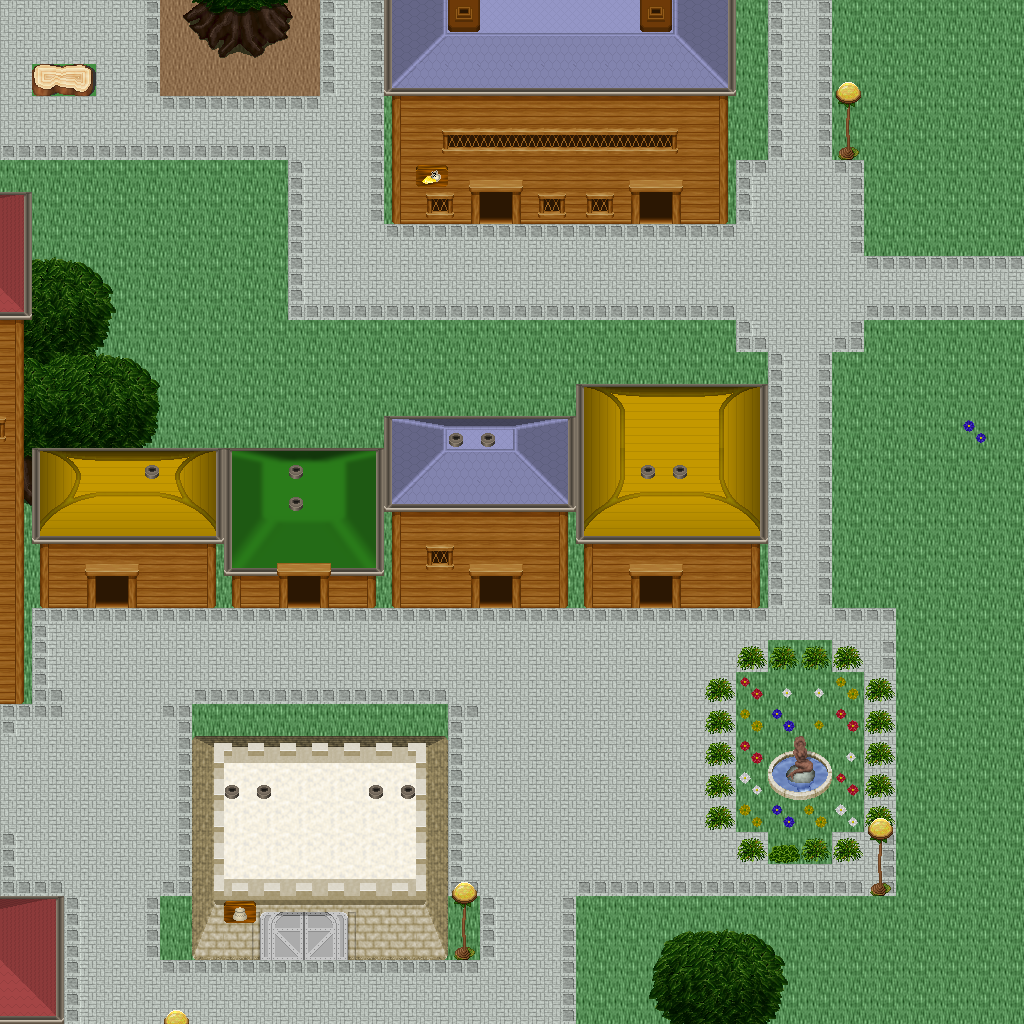

This game map was drawn from its Tiled (.tmx) file and the tilesets committed beside it. A one-line description and the trimmed map source follow:
An orthogonal 32x32 tile map with 32x32 px tiles, 5 tile layers (Ground, Objects, Objects2, Above, ...), 1 hidden layer not drawn, 53 tilesets.

<map version="1.10" tiledversion="1.11.0" orientation="orthogonal" renderorder="right-down" width="32" height="32" tilewidth="32" tileheight="32" infinite="0" nextlayerid="11" nextobjectid="1">
 <tileset firstgid="1" name="ground_ground" tilewidth="32" tileheight="32" tilecount="33" columns="3">
  <image source="../drawable/ground_ground.png" width="96" height="352" />
 </tileset>
 <tileset firstgid="34" name="building_castle" tilewidth="32" tileheight="32" tilecount="320" columns="20">
  <image source="../drawable/building_castle.png" width="640" height="512" />
 </tileset>
 <tileset firstgid="354" name="ground_square_patch" tilewidth="32" tileheight="32" tilecount="9" columns="3">
  <image source="../drawable/ground_square_patch.png" width="96" height="96" />
 </tileset>
 <tileset firstgid="363" name="building_decoration_banner" tilewidth="32" tileheight="32" tilecount="12" columns="1">
  <image source="../drawable/building_decoration_banner.png" width="32" height="384" />
 </tileset>
 <tileset firstgid="375" name="ground_water_pool" tilewidth="32" tileheight="32" tilecount="72" columns="3">
  <image source="../drawable/ground_water_pool.png" width="96" height="768" />
 </tileset>
 <tileset firstgid="447" name="building_wall_wall_brown" tilewidth="32" tileheight="32" tilecount="12" columns="3">
  <image source="../drawable/building_wall_wall_brown.png" width="96" height="128" />
 </tileset>
 <tileset firstgid="459" name="plant_grasses" tilewidth="32" tileheight="32" tilecount="6" columns="3">
  <image source="../drawable/plant_grasses.png" width="96" height="64" />
 </tileset>
 <tileset firstgid="465" name="plant_flower_daisy_white" tilewidth="32" tileheight="32" tilecount="8" columns="2">
  <image source="../drawable/plant_flower_daisy_white.png" width="64" height="128" />
 </tileset>
 <tileset firstgid="473" name="plant_tree_tree_darkgreen" tilewidth="32" tileheight="32" tilecount="88" columns="8">
  <image source="../drawable/plant_tree_tree_darkgreen.png" width="256" height="352" />
 </tileset>
 <tileset firstgid="561" name="plant_flower_daisy_red" tilewidth="32" tileheight="32" tilecount="8" columns="2">
  <image source="../drawable/plant_flower_daisy_red.png" width="64" height="128" />
 </tileset>
 <tileset firstgid="569" name="ground_grass_edges" tilewidth="32" tileheight="32" tilecount="36" columns="12">
  <image source="../drawable/ground_grass_edges.png" width="384" height="96" />
 </tileset>
 <tileset firstgid="605" name="ground_grass_corners" tilewidth="32" tileheight="32" tilecount="24" columns="6">
  <image source="../drawable/ground_grass_corners.png" width="192" height="128" />
 </tileset>
 <tileset firstgid="629" name="plant_bush_hedge" tilewidth="32" tileheight="32" tilecount="35" columns="5">
  <image source="../drawable/plant_bush_hedge.png" width="160" height="224" />
 </tileset>
 <tileset firstgid="664" name="ground_rock_pebbles" tilewidth="32" tileheight="32" tilecount="3" columns="1">
  <image source="../drawable/ground_rock_pebbles.png" width="32" height="96" />
 </tileset>
 <tileset firstgid="667" name="plant_bush_bushes" tilewidth="32" tileheight="32" tilecount="10" columns="5">
  <image source="../drawable/plant_bush_bushes.png" width="160" height="64" />
 </tileset>
 <tileset firstgid="677" name="building_roof_red" tilewidth="32" tileheight="32" tilecount="20" columns="5">
  <image source="../drawable/building_roof_red.png" width="160" height="128" />
 </tileset>
 <tileset firstgid="697" name="plant_flower_daisy_yellow" tilewidth="32" tileheight="32" tilecount="8" columns="2">
  <image source="../drawable/plant_flower_daisy_yellow.png" width="64" height="128" />
 </tileset>
 <tileset firstgid="705" name="plant_leaves" tilewidth="32" tileheight="32" tilecount="8" columns="4">
  <image source="../drawable/plant_leaves.png" width="128" height="64" />
 </tileset>
 <tileset firstgid="713" name="item_corpse_skull_pale" tilewidth="32" tileheight="32" tilecount="2" columns="2">
  <image source="../drawable/item_corpse_skull_pale.png" width="64" height="32" />
 </tileset>
 <tileset firstgid="715" name="building_roof_blue" tilewidth="32" tileheight="32" tilecount="20" columns="5">
  <image source="../drawable/building_roof_blue.png" width="160" height="128" />
 </tileset>
 <tileset firstgid="735" name="plant_cactus" tilewidth="32" tileheight="32" tilecount="2" columns="1">
  <image source="../drawable/plant_cactus.png" width="32" height="64" />
 </tileset>
 <tileset firstgid="737" name="plant_flower_daisy_blue" tilewidth="32" tileheight="32" tilecount="8" columns="2">
  <image source="../drawable/plant_flower_daisy_blue.png" width="64" height="128" />
 </tileset>
 <tileset firstgid="745" name="plant_stump_stump_brown" tilewidth="32" tileheight="32" tilecount="4" columns="2">
  <image source="../drawable/plant_stump_stump_brown.png" width="64" height="64" />
 </tileset>
 <tileset firstgid="749" name="plant_stump_rectangular" tilewidth="32" tileheight="32" tilecount="4" columns="2">
  <image source="../drawable/plant_stump_rectangular.png" width="64" height="64" />
 </tileset>
 <tileset firstgid="753" name="furniture_carpet_border" tilewidth="32" tileheight="32" tilecount="12" columns="3">
  <image source="../drawable/furniture_carpet_border.png" width="96" height="128" />
 </tileset>
 <tileset firstgid="765" name="ground_pothole" tilewidth="32" tileheight="32" tilecount="4" columns="4">
  <image source="../drawable/ground_pothole.png" width="128" height="32" />
 </tileset>
 <tileset firstgid="769" name="furniture_carpet_carpets" tilewidth="32" tileheight="32" tilecount="8" columns="4">
  <image source="../drawable/furniture_carpet_carpets.png" width="128" height="64" />
 </tileset>
 <tileset firstgid="777" name="building_roof_yellow" tilewidth="32" tileheight="32" tilecount="20" columns="5">
  <image source="../drawable/building_roof_yellow.png" width="160" height="128" />
 </tileset>
 <tileset firstgid="797" name="plant_stump_stump_green" tilewidth="32" tileheight="32" tilecount="4" columns="2">
  <image source="../drawable/plant_stump_stump_green.png" width="64" height="64" />
 </tileset>
 <tileset firstgid="801" name="item_pot_pot_golden_centred" tilewidth="32" tileheight="32" tilecount="3" columns="3">
  <image source="../drawable/item_pot_pot_golden_centred.png" width="96" height="32" />
 </tileset>
 <tileset firstgid="804" name="building_roof_green" tilewidth="32" tileheight="32" tilecount="20" columns="5">
  <image source="../drawable/building_roof_green.png" width="160" height="128" />
 </tileset>
 <tileset firstgid="824" name="item_statue_fairypool" tilewidth="32" tileheight="32" tilecount="16" columns="2">
  <image source="../drawable/item_statue_fairypool.png" width="64" height="256" />
 </tileset>
 <tileset firstgid="840" name="building_window_window_left" tilewidth="32" tileheight="32" tilecount="2" columns="2">
  <image source="../drawable/building_window_window_left.png" width="64" height="32" />
 </tileset>
 <tileset firstgid="842" name="building_window_window_long" tilewidth="32" tileheight="32" tilecount="3" columns="3">
  <image source="../drawable/building_window_window_long.png" width="96" height="32" />
 </tileset>
 <tileset firstgid="845" name="building_door_door_n" tilewidth="32" tileheight="32" tilecount="6" columns="3">
  <image source="../drawable/building_door_door_n.png" width="96" height="64" />
 </tileset>
 <tileset firstgid="851" name="item_postbox" tilewidth="32" tileheight="32" tilecount="4" columns="2">
  <image source="../drawable/item_postbox.png" width="64" height="64" />
 </tileset>
 <tileset firstgid="855" name="building_window_window_right" tilewidth="32" tileheight="32" tilecount="2" columns="2">
  <image source="../drawable/building_window_window_right.png" width="64" height="32" />
 </tileset>
 <tileset firstgid="857" name="building_decoration_blue_circle" tilewidth="32" tileheight="32" tilecount="4" columns="2">
  <image source="../drawable/building_decoration_blue_circle.png" width="64" height="64" />
 </tileset>
 <tileset firstgid="861" name="plant_indoor_flower_baskets" tilewidth="32" tileheight="32" tilecount="3" columns="1">
  <image source="../drawable/plant_indoor_flower_baskets.png" width="32" height="96" />
 </tileset>
 <tileset firstgid="864" name="building_decoration_chimney_big" tilewidth="32" tileheight="32" tilecount="2" columns="1">
  <image source="../drawable/building_decoration_chimney_big.png" width="32" height="64" />
 </tileset>
 <tileset firstgid="866" name="building_decoration_banner_long" tilewidth="32" tileheight="32" tilecount="3" columns="3">
  <image source="../drawable/building_decoration_banner_long.png" width="96" height="32" />
 </tileset>
 <tileset firstgid="869" name="building_decoration_chimney" tilewidth="32" tileheight="32" tilecount="2" columns="1">
  <image source="../drawable/building_decoration_chimney.png" width="32" height="64" />
 </tileset>
 <tileset firstgid="871" name="building_decoration_longhorn_skull" tilewidth="32" tileheight="32" tilecount="6" columns="3">
  <image source="../drawable/building_decoration_longhorn_skull.png" width="96" height="64" />
 </tileset>
 <tileset firstgid="877" name="building_decoration_library_banner" tilewidth="32" tileheight="32" tilecount="6" columns="3">
  <image source="../drawable/building_decoration_library_banner.png" width="96" height="64" />
 </tileset>
 <tileset firstgid="883" name="logic_creature_elf" tilewidth="32" tileheight="32" tilecount="16" columns="8">
  <image source="../drawable/logic_creature_elf.png" width="256" height="64" />
 </tileset>
 <tileset firstgid="899" name="logic_portal" tilewidth="32" tileheight="32" tilecount="24" columns="8">
  <image source="../drawable/logic_portal.png" width="256" height="96" />
 </tileset>
 <tileset firstgid="923" name="logic_collision" tilewidth="32" tileheight="32" tilecount="1" columns="1">
  <image source="../drawable/logic_collision.png" width="32" height="32" />
 </tileset>
 <tileset firstgid="924" name="ground_green_paving" tilewidth="32" tileheight="32" tilecount="18" columns="3">
  <image source="../drawable/ground_green_paving.png" width="96" height="192" />
 </tileset>
 <tileset firstgid="942" name="light_door_light" tilewidth="32" tileheight="32" tilecount="12" columns="3">
  <image source="../drawable/light_door_light.png" width="96" height="128" />
 </tileset>
 <tileset firstgid="954" name="furniture_light_roots_lamp" tilewidth="32" tileheight="32" tilecount="6" columns="2">
  <image source="../drawable/furniture_light_roots_lamp.png" width="64" height="96" />
 </tileset>
 <tileset firstgid="960" name="light_dim_yellow_light_7x5" tilewidth="32" tileheight="32" tilecount="35" columns="7">
  <image source="../drawable/light_dim_yellow_light_7x5.png" width="224" height="160" />
 </tileset>
 <tileset firstgid="995" name="light_yellow_light_5x5" tilewidth="32" tileheight="32" tilecount="25" columns="5">
  <image source="../drawable/light_yellow_light_5x5.png" width="160" height="160" />
 </tileset>
 <tileset firstgid="1020" name="building_decoration_shop_banners" tilewidth="32" tileheight="32" tilecount="8" columns="8">
  <image source="../drawable/building_decoration_shop_banners.png" width="256" height="32" />
 </tileset>
 <layer id="1" name="Ground" width="32" height="32">
  <data>[1024 cells, 1024 non-empty, 6 distinct tile ids]</data>
 </layer>
 <layer id="2" name="Objects" width="32" height="32">
  <data>[1024 cells, 443 non-empty, 82 distinct tile ids]</data>
 </layer>
 <layer id="3" name="Objects2" width="32" height="32">
  <data>[1024 cells, 106 non-empty, 39 distinct tile ids]</data>
 </layer>
 <layer id="4" name="Above" width="32" height="32">
  <data>[1024 cells, 145 non-empty, 94 distinct tile ids]</data>
 </layer>
 <layer id="5" name="Above2" width="32" height="32">
  <data>[1024 cells, 18 non-empty, 11 distinct tile ids]</data>
 </layer>
 <layer id="6" name="Walkable" width="32" height="32" visible="0">
  <data>[1024 cells, 279 non-empty, 1 distinct tile ids]</data>
 </layer>
 <objectgroup id="7" name="Mapevents" />
 <objectgroup id="8" name="Spawn" />
 <objectgroup id="9" name="Keys" />
 <objectgroup id="10" name="Replace" />
</map>
